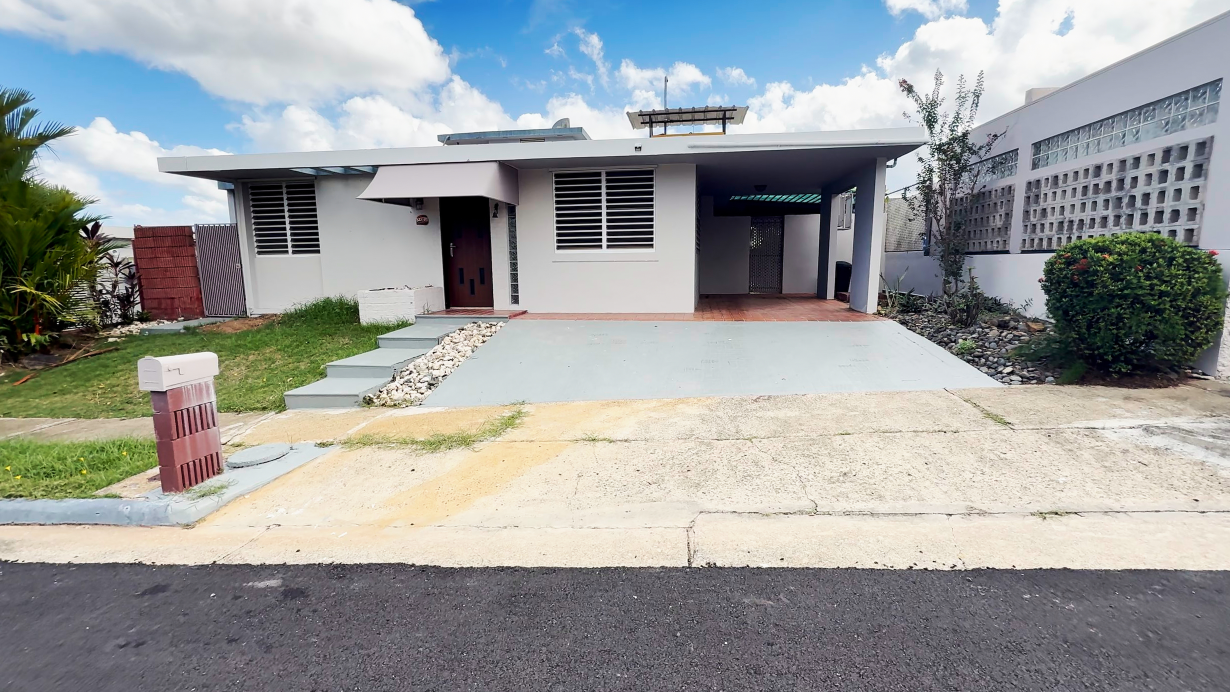
#> input picture editadas/full/IMG_7451_still.jpg, 2460 x 1384 px (shown at 1/2 size); its folder holds only this picture in this run
$ python -i re_edit.py   (imports and definitions only)
#> lines starting #> are read from the running program, lines starting #| are printed output that depends on the picture; after the words box and inside, x2 and y2 are one past the last pixel; in counts of white or black regions, pixels touching at a corner belong together
"""Edición clásica para fotos de real estate (sin IA generativa).

Solo ajustes tonales/color globales + claridad suave con filtro guiado (edge-aware)
y rotación mínima opcional. Nunca modifica los originales.
"""
import io, sys, json, math
import numpy as np
from PIL import Image, ImageOps, ImageCms

# [5 lines not run here, left out]
import cv2

# ---------------- parámetros comunes del set (consistencia) ----------------
P = dict(
    wb_strength=0.85,        # cuánto neutralizar el tinte (0-1)
    wb_target=(1.010, 1.0, 0.985),  # leve calidez común a todo el set (R,G,B)
    white_pct=96, white_target=0.86,  # percentil de blancos -> nivel objetivo (lineal)
    key_target=0.20,         # si el promedio log queda por debajo, se levantan medios
    gamma_min=0.82,
    gain_min=0.95, gain_max=2.4,
    shoulder=0.80,           # inicio del roll-off de luces (lineal)
    black_pct=0.4, black_target=0.012,  # anclaje del punto negro (lineal)
    shadow_lift=0.04,        # levantar sombras (espacio perceptual)
    contrast=0.10,           # curva S suave
    clarity=0.12,            # contraste local edge-aware
    vibrance=0.14,
    decrunch=0.25,           # suaviza sobre-nitidez del iPhone (0 = off)
    max_rotate=3.0, min_rotate=0.75,
)

M_P3_TO_SRGB = np.array([[1.2249, -0.2247, 0.0000],
                         [-0.0420, 1.0419, 0.0000],
                         [-0.0197, -0.0786, 1.0979]], np.float32)
M_2020_TO_SRGB = np.array([[1.6605, -0.5876, -0.0728],
                           [-0.1246, 1.1329, -0.0083],
                           [-0.0182, -0.1006, 1.1187]], np.float32)
LUM = np.array([0.2126, 0.7152, 0.0722], np.float32)


def srgb_to_lin(x):
    return np.where(x <= 0.04045, x / 12.92, ((x + 0.055) / 1.055) ** 2.4).astype(np.float32)


def lin_to_srgb(x):
    x = np.clip(x, 0, 1)
    return np.where(x <= 0.0031308, 12.92 * x, 1.055 * np.power(x, 1 / 2.4) - 0.055).astype(np.float32)


def load_linear_srgb(path):
    """Devuelve (lineal sRGB float32, nombre del perfil, exif)."""
    im = Image.open(path)
    icc = im.info.get('icc_profile')
    exif = im.getexif()
    im = ImageOps.exif_transpose(im)  # respeta orientación EXIF
    if im.mode not in ('RGB', 'RGBA', 'I;16', 'RGB;16'):
        im = im.convert('RGB')
    a = np.asarray(im.convert('RGB') if im.mode == 'RGBA' else im)
    a = a.astype(np.float32) / (65535.0 if a.dtype == np.uint16 else 255.0)
    desc = 'sRGB (asumido)'
    if icc:
        desc = ImageCms.getProfileDescription(ImageCms.ImageCmsProfile(io.BytesIO(icc))).strip()
    d = desc.lower()
    if 'hlg' in d or '2100' in d:
        # Frame HLG (video HDR): decodificación compatible SDR (BT.2020 + gamma de display)
        lin = np.clip((a ** 2.4) @ M_2020_TO_SRGB.T, 0, None)
    elif 'p3' in d:
        lin = np.clip(srgb_to_lin(a) @ M_P3_TO_SRGB.T, 0, None)
    elif 'srgb' in d or not icc:
        lin = srgb_to_lin(a)
    else:  # cualquier otro perfil: LittleCMS a sRGB
        im8 = ImageCms.profileToProfile(Image.fromarray((a * 255 + .5).astype(np.uint8)),
                                        ImageCms.ImageCmsProfile(io.BytesIO(icc)),
                                        ImageCms.createProfile('sRGB'), renderingIntent=1, outputMode='RGB')
        lin = srgb_to_lin(np.asarray(im8, np.float32) / 255)
    return lin.astype(np.float32), desc, exif


def box(x, r):
    return cv2.boxFilter(x, -1, (2 * r + 1, 2 * r + 1), borderType=cv2.BORDER_REFLECT)


def guided(I, p, r, eps):
    mI, mp = box(I, r), box(p, r)
    a = (box(I * p, r) - mI * mp) / (box(I * I, r) - mI * mI + eps)
    b = mp - a * mI
    return box(a, r) * I + box(b, r)


# ---------------- geometría ----------------
def measure_tilt(lin):
    """Inclinación global (grados) a partir de líneas casi verticales y casi horizontales.
    También estima convergencia (keystone) comparando verticales izquierda vs derecha."""
    g = (lin_to_srgb(lin @ LUM) * 255).astype(np.uint8)
    h, w = g.shape
    lsd = cv2.createLineSegmentDetector(0)
    lines = lsd.detect(g)[0]
    if lines is None:
        return None
    vert, horz = [], []
    for x1, y1, x2, y2 in lines.reshape(-1, 4):
        L = math.hypot(x2 - x1, y2 - y1)
        if L < 0.06 * max(h, w):
            continue
        ang = math.degrees(math.atan2(x2 - x1, y2 - y1))  # 0 = vertical
        ang = (ang + 90) % 180 - 90
        if abs(ang) < 12:
            vert.append((ang, L, (x1 + x2) / 2 / w))
        hang = math.degrees(math.atan2(y2 - y1, x2 - x1))
        hang = (hang + 90) % 180 - 90
        if abs(hang) < 8:
            horz.append((hang, L, (y1 + y2) / 2 / h))

    def wmed(v):
        if not v:
            return None
        v = sorted(v, key=lambda t: t[0])
        ws = np.cumsum([t[1] for t in v])
        return float(v[int(np.searchsorted(ws, ws[-1] / 2))][0])

    centre = [t for t in vert if 0.3 < t[2] < 0.7]
    left = [t for t in vert if t[2] < 0.3]
    right = [t for t in vert if t[2] > 0.7]
    return dict(
        vert_centre=wmed(centre), vert_all=wmed(vert), n_vert=len(vert),
        keystone=(None if not left or not right else wmed(left) - wmed(right)),
        horiz=wmed([t for t in horz if 0.25 < t[2] < 0.75]), n_horz=len(horz))


def rotate_crop(lin, deg):
    h, w = lin.shape[:2]
    M = cv2.getRotationMatrix2D((w / 2, h / 2), deg, 1.0)
    out = cv2.warpAffine(lin, M, (w, h), flags=cv2.INTER_LANCZOS4, borderMode=cv2.BORDER_REFLECT)
    # rectángulo interior máximo con la misma proporción
    a = math.radians(abs(deg))
    s = 1 / (math.cos(a) + max(w / h, h / w) * math.sin(a))
    cw, ch = int(w * s) & ~1, int(h * s) & ~1
    x0, y0 = (w - cw) // 2, (h - ch) // 2
    return np.clip(out[y0:y0 + ch, x0:x0 + cw], 0, None), (x0, y0, cw, ch)


# ---------------- tono y color ----------------
def white_balance(lin, p):
    Y = lin @ LUM
    mx = lin.max(2)
    mn = lin.min(2)
    chroma = (mx - mn) / (mx + 1e-6)
    lo, hi = np.percentile(Y, [15, 99])
    mask = (Y > lo) & (Y < hi) & (mx < 0.92) & (chroma < 0.22)
    if mask.sum() < 500:
        return lin, (1, 1, 1), 0.0
    m = lin[mask].mean(0)
    gains = m.mean() / m
    gains = 1 + p['wb_strength'] * (gains - 1)
    gains = gains * np.array(p['wb_target'], np.float32)
    gains = np.clip(gains / (gains @ LUM), 0.80, 1.25)  # conserva luminancia
    cast = float(np.max(np.abs(m / m.mean() - 1)))
    return lin * gains.astype(np.float32), tuple(np.round(gains, 4)), cast


def tone(lin, p):
    Y = lin @ LUM
    key = float(np.exp(np.mean(np.log(Y + 1e-4))))
    # exposición anclada en blancos (paredes/techos), no en el promedio: no oscurece cuartos claros
    wref = float(np.percentile(Y, p['white_pct']))
    gain = float(np.clip(p['white_target'] / max(wref, 1e-4), p['gain_min'], p['gain_max']))
    x = lin * gain
    # punto negro (lineal)
    bp = float(np.percentile(x @ LUM, p['black_pct']))
    if bp > p['black_target']:
        x = (x - (bp - p['black_target'])) / (1 - (bp - p['black_target']))
    x = np.clip(x, 0, None)
    # roll-off de luces: sin recortar
    k = p['shoulder']
    over = x > k
    x = np.where(over, k + (1 - k) * (1 - np.exp(-(x - k) / (1 - k))), x)
    # espacio perceptual
    s = lin_to_srgb(x)
    key_s = float(lin_to_srgb(np.array(key * gain, np.float32)))
    tgt_s = float(lin_to_srgb(np.array(p['key_target'], np.float32)))
    gamma = float(np.clip(np.log(tgt_s) / np.log(max(key_s, 1e-3)), p['gamma_min'], 1.0))
    s = s ** gamma
    s = s + p['shadow_lift'] * s * (1 - s) ** 4 * 4
    c = p['contrast']
    s = s + c * np.sin(2 * np.pi * s) * -1 / (2 * np.pi) * 2  # S-curve, extremos fijos
    return np.clip(s, 0, 1), dict(key_in=round(key, 4), gain=round(gain, 3), mid_gamma=round(gamma, 3), black_shift=round(max(0, bp - p['black_target']), 4))


def clarity_and_decrunch(s, p):
    L = s @ LUM
    h, w = L.shape
    r = max(8, int(0.012 * max(h, w)))
    base = guided(L, L, r, 0.012)
    detail = L - base
    out_L = base + detail * (1 + p['clarity'] * 4 * L * (1 - L))  # sin tocar extremos
    if p['decrunch'] > 0:
        fine = guided(out_L, out_L, 2, 0.0004)
        out_L = out_L + p['decrunch'] * (fine - out_L)
    ratio = (out_L + 1e-4) / (L + 1e-4)
    return np.clip(s * ratio[..., None], 0, 1)


def vibrance(s, p):
    L = (s @ LUM)[..., None]
    mx, mn = s.max(2, keepdims=True), s.min(2, keepdims=True)
    sat = (mx - mn) / (mx + 1e-6)
    f = 1 + p['vibrance'] * (1 - sat) ** 2
    out = L + (s - L) * f
    return np.clip(out, 0, 1)


def encode8(s, seed=0):
    rng = np.random.default_rng(seed)
    d = (rng.random(s.shape, dtype=np.float32) - rng.random(s.shape, dtype=np.float32))  # TPDF ±1 LSB
    return np.clip(np.round(s * 255 + d * 0.5), 0, 255).astype(np.uint8)


def process(path, p=P, straighten=True):
    lin, prof, exif = load_linear_srgb(path)
#> in load_linear_srgb, im is the input picture: PIL image 2460x1384 RGB; mean R, G, B 152.8, 156.2, 156.1
#> in load_linear_srgb, `desc = ImageCms.getProfileDescription(ImageCms.ImageCmsProfile(io.Byte..`: desc = 'sRGB built-in'
#> in load_linear_srgb, `d = desc.lower()`: d = 'srgb built-in'
#> prof = 'sRGB built-in'
    info = dict(profile=prof, size_in=lin.shape[1::-1])
#> info = {'profile': 'sRGB built-in', 'size_in': (2460, 1384)}
    before_lin = lin.copy()
    tilt = measure_tilt(lin)
#> the loop in measure_tilt, `for x1, y1, x2, y2 in lines.reshape(-1, 4):` made 4193 passes
#> (x1, y1, x2, y2, L) on passes 1, 2, 4: (1114.4, 490.3, 1201.9, 488.4, 87.56), (1213.1, 475.5, 1305.6, 473.7, 92.51), (1113.1, 464.6, 1201.9, 462.6, 88.81)
#> after the loop in measure_tilt, `for x1, y1, x2, y2 in lines.reshape(-1, 4):`: horz = 31 items, first 6: (-2.09, 1524.7, 0.229), (-1.27, 188.8, 0.367), (-2.37, 277.7, 0.205), (0.0746, 320, 0.285), (-2.04, 150.2, 0.196), (-3.14, 227.8, 0.189); vert = 54 items, first 6: (2.5, 226.5, 0.399), (-3.96, 186.5, 0.715), (2.04, 198.9, 0.42), (6.03, 251.2, 0.195), (3.39, 222.9, 0.359), (-2.51, 161.5, 0.665)
#> in measure_tilt, `centre = [t for t in vert if 0.3 < t[2] < 0.7]`: centre = [(2.5, 226.5, 0.399), (2.04, 198.9, 0.42), (3.39, 222.9, 0.359), (-2.51, 161.5, 0.665), (-2.72, 209, 0.674), (-0.213, 297.5, 0.565), (-1.82, 155.1, 0.637), (1.53, 160, 0.45), (-0.0353, 162.5, 0.532), (2.08, 172.6, 0.412)]
#> in measure_tilt, `left = [t for t in vert if t[2] < 0.3]`: left = 42 items, first 6: (6.03, 251.2, 0.195), (6.59, 178.6, 0.17), (6.12, 173.6, 0.195), (6.53, 177.4, 0.174), (6.11, 178.5, 0.192), (6.2, 182.3, 0.191)
#> in measure_tilt, `right = [t for t in vert if t[2] > 0.7]`: right = [(-3.96, 186.5, 0.715), (-3.73, 310.7, 0.709)]
#> in wmed, `v = sorted(v, key=lambda t: t[0])`: v = [(-2.72, 209, 0.674), (-2.51, 161.5, 0.665), (-1.82, 155.1, 0.637), (-0.213, 297.5, 0.565), (-0.0353, 162.5, 0.532), (1.53, 160, 0.45), (2.04, 198.9, 0.42), (2.08, 172.6, 0.412), (2.5, 226.5, 0.399), (3.39, 222.9, 0.359)]
#> in wmed, `ws = np.cumsum([t[1] for t in v])`: ws = [209, 370.5, 525.5, 823.1, 985.6, 1145.6, 1344.5, 1517.1, 1743.6, 1966.5]
#> tilt = {'vert_centre': -0.0353, 'vert_all': 6.3, 'n_vert': 54, 'keystone': 10.15, 'horiz': 0.0746, 'n_horz': 31}
    info['tilt'] = tilt
    rot = 0.0
    if straighten and tilt and tilt['vert_centre'] is not None:
        vc, hz = tilt['vert_centre'], tilt['horiz']
#> vc = -0.0353; hz = 0.0746
        agree = hz is None or (np.sign(hz) == np.sign(-vc) and abs(hz + vc) < 1.0)
#> agree = True
        if agree and p['min_rotate'] <= abs(vc) <= p['max_rotate']:
            rot = -vc  # solo si verticales y horizontales coinciden (inclinación real, no perspectiva)
    crop = None
    if rot:
        lin, crop = rotate_crop(lin, rot)
    info['rotate_deg'] = round(rot, 2)
    lin, gains, cast = white_balance(lin, p)
#> in white_balance, `chroma = (mx - mn) / (mx + 1e-6)`:
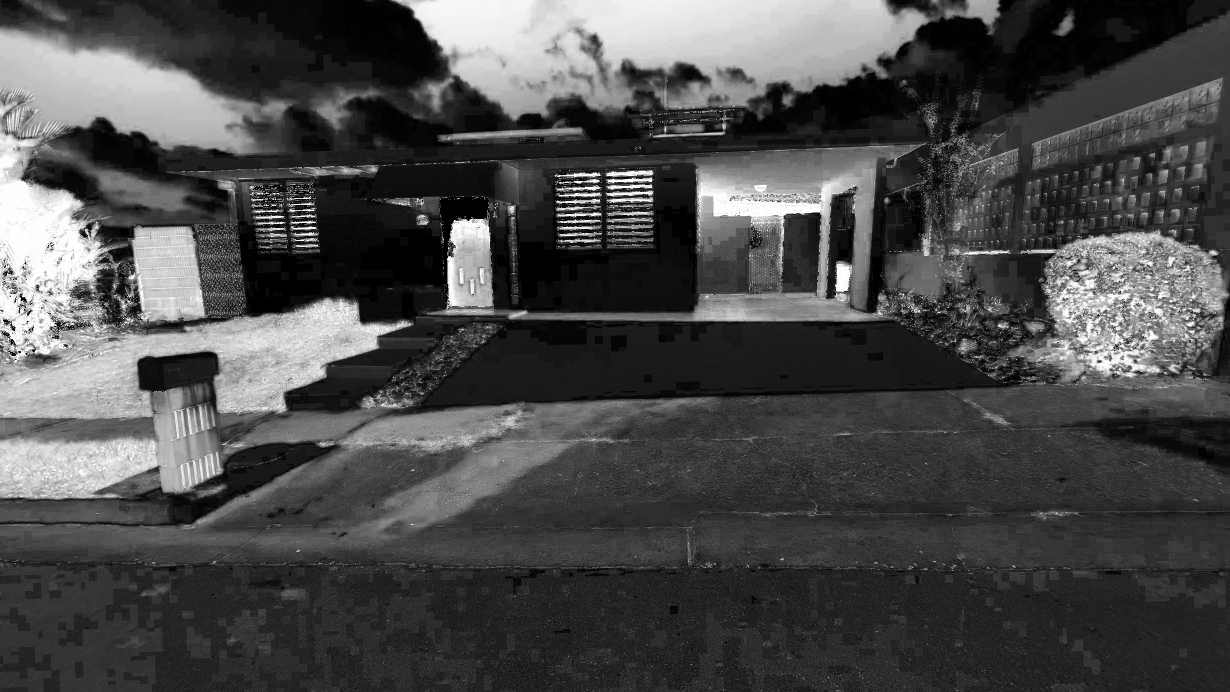
#> chroma: shape (1384, 2460) float32 (shown at 1/2 size); min 0, max 1, mean 0.293
#> in white_balance, `lo, hi = np.percentile(Y, [15, 99])`: lo = 0.0739; hi = 0.93
#> in white_balance, `mask = (Y > lo) & (Y < hi) & (mx < 0.92) & (chroma < 0.22)`:
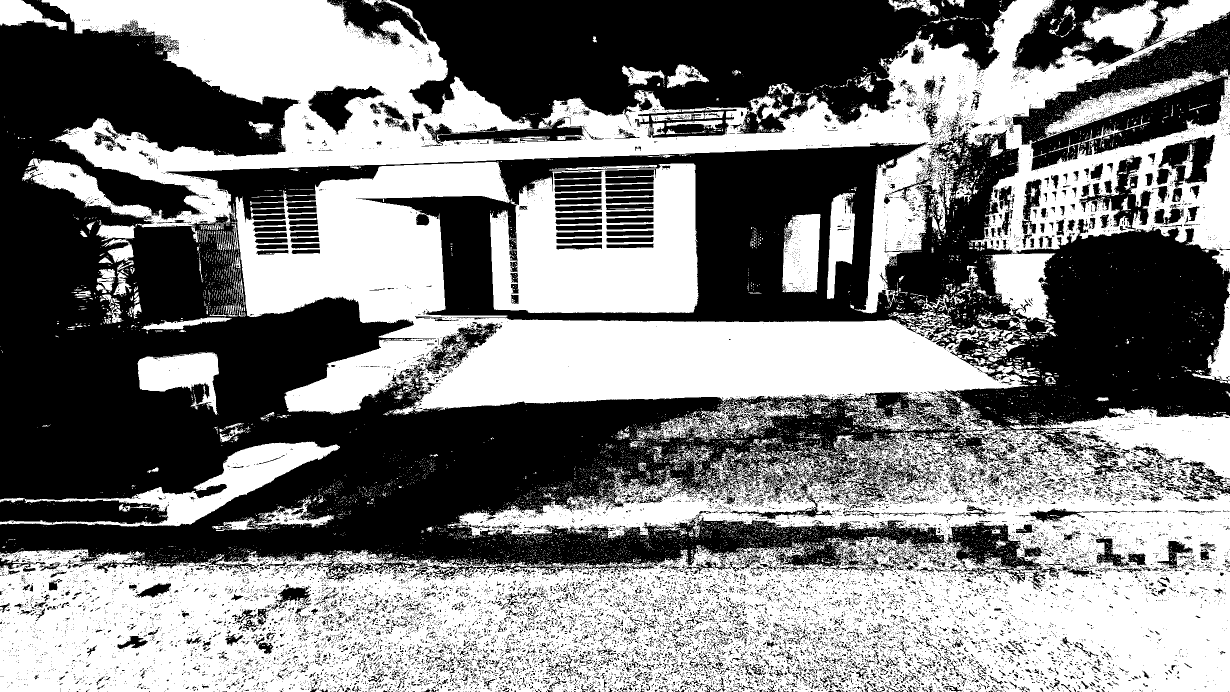
#> mask: shape (1384, 2460) bool (shown at 1/2 size); 50.2% white; 19870 black regions (18463 under 20 px), largest, box (x1, y1, x2, y2) and area: (0, 0, 2460, 1161) 1143792, (780, 0, 2034, 293) 228108, (2024, 23, 2460, 341) 51378
#> in white_balance, `m = lin[mask].mean(0)`: m = [0.477, 0.478, 0.478]
#> in white_balance, `gains = m.mean() / m`: gains = [1, 1, 0.998]
#> in white_balance, `gains = 1 + p['wb_strength'] * (gains - 1)`: gains = [1, 1, 0.999]
#> in white_balance, `gains = gains * np.array(p['wb_target'], np.float32)`: gains = [1.01, 1, 0.984]
#> in white_balance, `gains = np.clip(gains / (gains @ LUM), 0.80, 1.25)`: gains = [1.01, 0.999, 0.982]
#> in white_balance, `cast = float(np.max(np.abs(m / m.mean() - 1)))`: cast = 0.00156
#> gains = (1.01, 0.999, 0.983); cast = 0.00156
    info['wb_gains'], info['cast_in'] = gains, round(cast, 4)
    s, tinfo = tone(lin, p)
#> in tone, `key = float(np.exp(np.mean(np.log(Y + 1e-4))))`: key = 0.236
#> in tone, `wref = float(np.percentile(Y, p['white_pct']))`: wref = 0.879
#> in tone, `gain = float(np.clip(p['white_target'] / max(wref, 1e-4), p['gain_min'..`: gain = 0.978
#> in tone, `bp = float(np.percentile(x @ LUM, p['black_pct']))`: bp = 0
#> in tone, `over = x > k`:
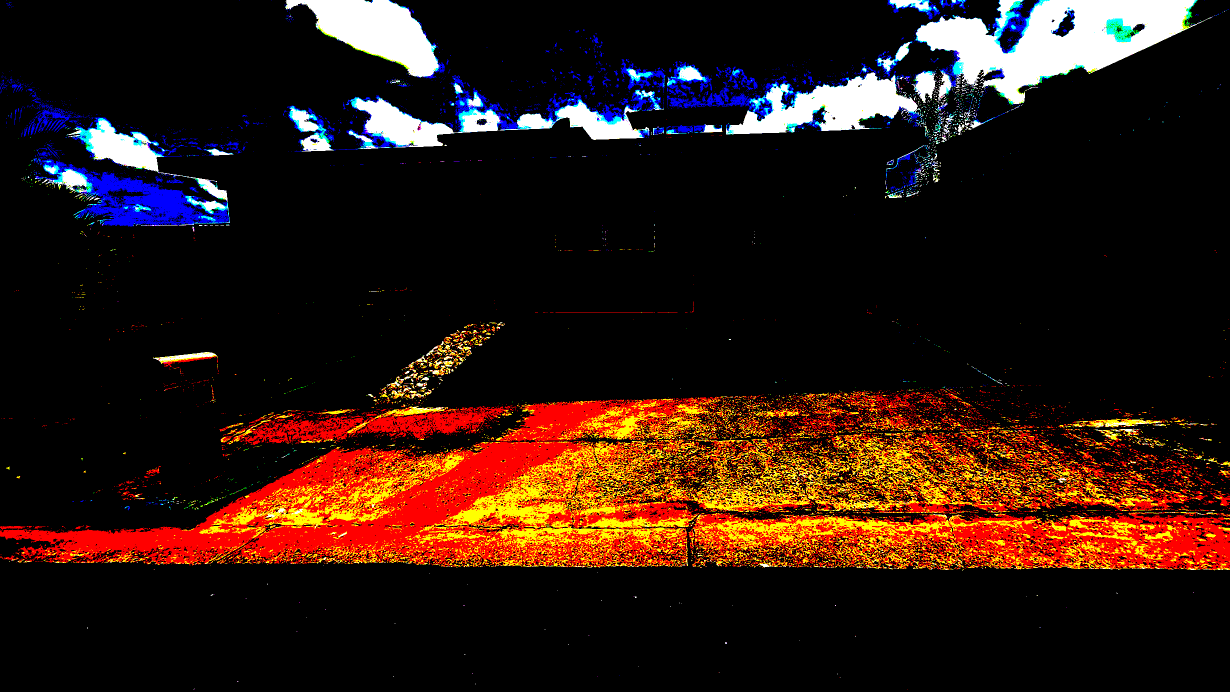
#> over: shape (1384, 2460, 3) bool (shown at 1/2 size); mean of channels 0, 1, 2 0.179, 0.0952, 0.0635; drawn as R, G, B
#> in tone, `key_s = float(lin_to_srgb(np.array(key * gain, np.float32)))`: key_s = 0.518
#> in tone, `gamma = float(np.clip(np.log(tgt_s) / np.log(max(key_s, 1e-3)), p['gam..`: gamma = 1
#> tinfo = {'key_in': 0.236, 'gain': 0.978, 'mid_gamma': 1, 'black_shift': 0}
    info.update(tinfo)
    global_only = s.copy()
    s = clarity_and_decrunch(s, p)
    s = vibrance(s, p)
#> in vibrance, `sat = (mx - mn) / (mx + 1e-6)`:
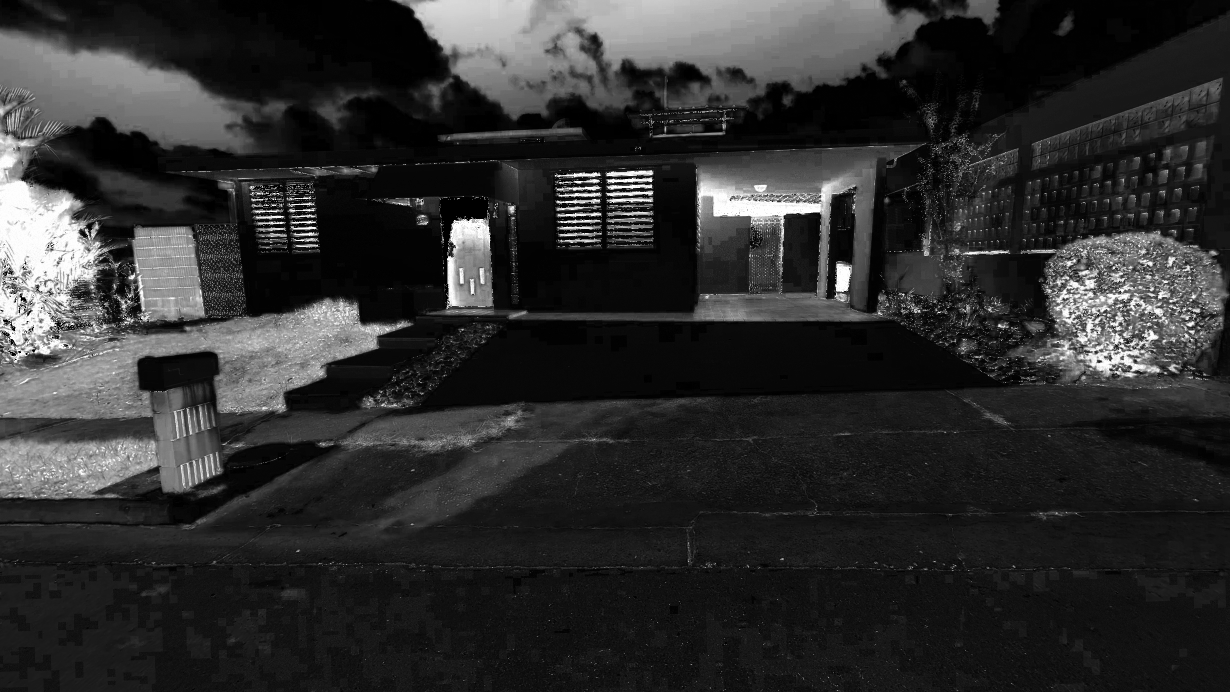
#> sat: shape (1384, 2460, 1) float32 (shown at 1/2 size); min 0, max 1, mean 0.182
#> in vibrance, `f = 1 + p['vibrance'] * (1 - sat) ** 2`:
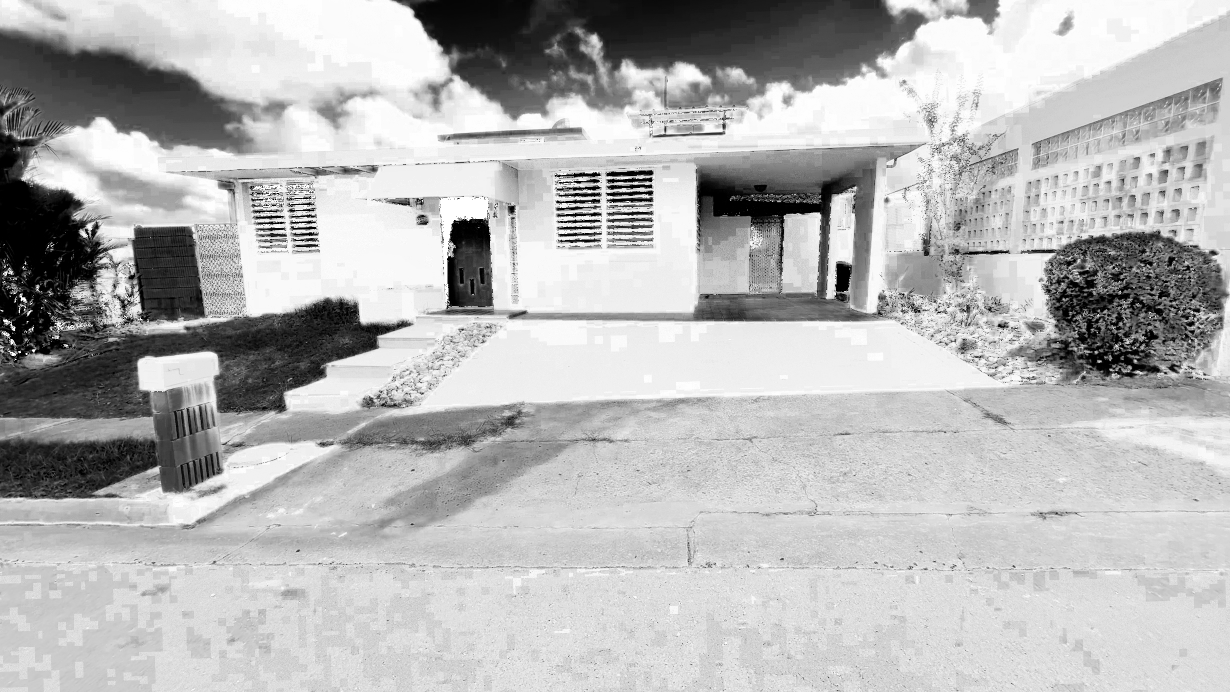
#> f: shape (1384, 2460, 1) float32 (shown at 1/2 size); min 1, max 1.14, mean 1.1; drawn with min black and max white
    info['local_max_dev'] = float(np.percentile(np.abs(s - vibrance(global_only, p)), 99.9))
    return s, lin_to_srgb(before_lin), info, exif


def save(s8, path, quality, exif=None):
    im = Image.fromarray(s8)
    kw = dict(quality=quality, subsampling=0, optimize=True,
              icc_profile=ImageCms.ImageCmsProfile(ImageCms.createProfile('sRGB')).tobytes())
    if exif is not None:
        e = exif
        for k in (274, 0x8825):  # sin orientación (ya aplicada) ni GPS
            if k in e:
                del e[k]
        kw['exif'] = e.tobytes()
    im.save(path, **kw)

>>> result = process('../full/IMG_7451_still.jpg')
